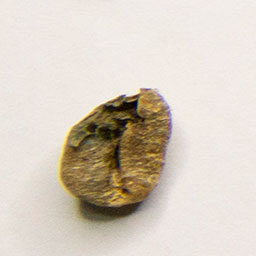
#> input picture dataset/defect/image1.jpg, 256 x 256 px, found by its file name; its folder holds only this picture in this run; the run also reads 1 picture not shown here
$ jupyter execute --allow-errors P4.ipynb   (older library calls are emulated)
#> lines starting #> are read from the running program, lines starting #| are printed output that depends on the picture
[cell 1]
# Import library yang kalian butuhkan
import os
import cv2 as cv
import matplotlib.pyplot as plt
import numpy as np
import pandas as pd
from sklearn.model_selection import train_test_split, cross_val_predict
from sklearn.metrics import accuracy_score, classification_report
from skimage.feature import graycomatrix, graycoprops
from scipy.stats import entropy
from sklearn.ensemble import RandomForestClassifier
from sklearn.svm import SVC
from sklearn.neighbors import KNeighborsClassifier
from sklearn.metrics import accuracy_score, precision_score, recall_score, f1_score, confusion_matrix, classification_report
from sklearn.metrics import (confusion_matrix, ConfusionMatrixDisplay)
import seaborn as sns

import os untuk mengakses sistem file, membaca folder dan path gambar dataset. import cv2 as cv  untuk membaca, memproses, dan memanipulasi gambar seperti resize dan konversi warna. import matplotlib.pyplot as plt untuk menampilkan gambar dan grafik hasil visualisasi. import numpy as np untuk operasi matematika dan manipulasi array atau matriks gambar. import pandas as pd untuk menyimpan dan mengelola data fitur dalam bentuk tabel DataFrame. from sklearn.model_selection import train_test_split, cross_val_predict : train_test_split digunakan untuk membagi dataset menjadi data latih dan data uji, sedangkan cross_val_predict digunakan untuk prediksi menggunakan cross-validation. from skimage.feature import graycomatrix, graycoprops untuk ekstraksi fitur tekstur menggunakan GLCM atau Gray Level Co-occurrence Matrix. from scipy.stats import entropy untuk menghitung nilai entropi sebagai salah satu fitur statistik gambar. from sklearn.ensemble import RandomForestClassifier, from sklearn.svm import SVC dan from sklearn.neighbors import KNeighborsClassifier merupakan tiga model klasifikasi yang digunakan yaitu Random Forest berbasis ensemble decision tree, SVM atau Support Vector Machine, dan KNN atau K-Nearest Neighbors. from sklearn.metrics import accuracy_score, precision_score, recall_score, f1_score, confusion_matrix, classification_report dan from sklearn.metrics import confusion_matrix, ConfusionMatrixDisplay untuk evaluasi performa model mencakup akurasi, presisi, recall, F1-score, dan confusion matrix. import seaborn as sns untuk visualisasi data yang lebih menarik, terutama heatmap confusion matrix.

## Data Loading

Buat struktur folder dataset sebagai berikut:
```
.
└──dataset
    ├── label1
	├── image1.jpg
	├── image2.jpg
	└── image3.jpg
    ├── label2
    └── label3
    └── dst...
```

[cell 2]
data = []
labels = []
file_name = []
for sub_folder in os.listdir("dataset\\"):
    sub_folder_files = os.listdir(os.path.join("dataset\\", sub_folder))
    for i, image in enumerate(sub_folder_files):
        img_path = os.path.join("dataset\\", sub_folder, image)
        img = cv.imread(img_path)
#> img is the input picture: shape (256, 256, 3); mean B, G, R 194.3, 206.2, 216
        img = img.astype(np.uint8)
        img = cv.cvtColor(img, cv.COLOR_BGR2GRAY)
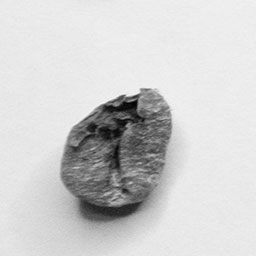
#> img: shape (256, 256); min 2, max 248, mean 207.7

        data.append(img)
        labels.append(sub_folder)
        name = os.path.splitext(image)[0]
        file_name.append(image)

data = np.array(data)
labels = np.array(labels)

Membuat tiga list kosong sebagai wadah untuk menyimpan gambar, label kelas, dan nama file. Melakukan perulangan pada setiap subfolder di dalam folder dataset. Setiap subfolder mewakili satu kelas, misalnya Premium dan Defect. Mengambil daftar semua file gambar yang ada di dalam subfolder tersebut. Melakukan perulangan pada setiap gambar dan membentuk path lengkap menuju file gambar tersebut. Membaca gambar dari path, mengubah tipe datanya menjadi uint8, lalu mengkonversi warna dari BGR menjadi grayscale karena ekstraksi fitur GLCM hanya membutuhkan gambar satu channel. Menyimpan gambar ke list data, nama subfolder sebagai label kelas, dan nama file ke masing-masing list. Mengubah list data dan labels menjadi array NumPy agar bisa diproses oleh model machine learning.

[cell 3]
print(f"Jumlah gambar di memori  : {len(data)}")
#| Jumlah gambar di memori  : 2
print(f"Jumlah label di memori   : {len(labels)}")
print(f"Jumlah nama file dibaca  : {len(file_name)}")

menampilkan jumlah data yang berhasil dimuat ke memori setelah proses pembacaan dataset selesai. len(data) menghitung jumlah gambar yang berhasil dibaca dan disimpan ke dalam array, len(labels) menghitung jumlah label kelas yang tersimpan, seharusnya sama dengan jumlah gambar dan len(file_name) menghitung jumlah nama file yang berhasil dibaca dari folder dataset.

[cell 4]
# Menghitung jumlah gambar untuk masing-masing label otomatis
unique_labels, counts = np.unique(labels, return_counts=True)

# Membuat grafik batang
plt.figure(figsize=(8, 5))
plt.bar(unique_labels, counts, color=['#1f77b4', '#ff7f0e'])
plt.title("Visualisasi Distribusi Data Biji Kopi", fontsize=14)
plt.xlabel("Label / Kelas", fontsize=12)
plt.ylabel("Jumlah Gambar", fontsize=12)

for i in range(len(unique_labels)):
    plt.text(i, counts[i] + 2, str(counts[i]), ha='center', fontweight='bold')

plt.ylim(0, max(counts) + 20)
plt.show()
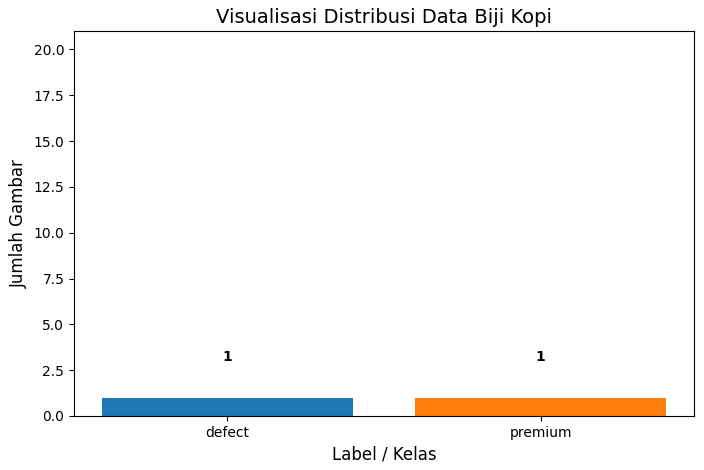
#> figure drawn by matplotlib, 1 panel

Menghitung jumlah gambar untuk setiap kelas secara otomatis. unique_labels berisi nama kelas seperti Normal dan Defect, sedangkan counts berisi jumlah gambar masing-masing kelas. Membuat grafik batang dengan ukuran 8x5 inci. Setiap kelas diberi warna berbeda, biru untuk kelas pertama dan oranye untuk kelas kedua, lalu ditambahkan judul dan label pada sumbu x dan y. Menambahkan angka jumlah gambar tepat di atas setiap batang grafik agar lebih mudah dibaca, dengan posisi sedikit di atas batang dan teks dicetak tebal. Mengatur batas atas sumbu y agar ada ruang kosong di atas batang tertinggi sehingga angka tidak terpotong, lalu menampilkan grafik.

[cell 5]
# 1. Cari urutan (indeks) gambar untuk masing-masing kelas
idx_defect = np.where(labels == 'defect')[0]
idx_premium = np.where(labels == 'premium')[0]

# 2. Ambil 3 gambar defect dan 3 gambar premium untuk dijadikan sampel
sample_indices = np.concatenate((idx_defect[:3], idx_premium[:3]))

plt.figure(figsize=(15, 3))

for i, idx in enumerate(sample_indices):
    plt.subplot(1, len(sample_indices), i + 1)

    # 3. Susun ulang alamat path gambar aslinya
    img_path = os.path.join("dataset", labels[idx], file_name[idx])

    # 4. Baca gambar aslinya dari folder (Format warnanya masih BGR dari OpenCV)
    img_bgr = cv.imread(img_path)

    # 5. Konversi warnanya dari BGR ke RGB biar nggak jadi "kopi avatar" (kebiruan)
    img_rgb = cv.cvtColor(img_bgr, cv.COLOR_BGR2RGB)

    # Tampilkan gambar RGB-nya!
    plt.imshow(img_rgb)
    plt.title(f"ID: {labels[idx]}", fontsize=10)
    plt.axis('off')

plt.tight_layout()
plt.show()
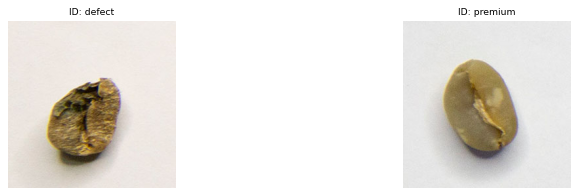
#> figure drawn by matplotlib, 2 panels

Mencari indeks posisi semua gambar yang berlabel defect dan premium di dalam array labels, sehingga bisa diakses secara spesifik per kelas. Mengambil 3 indeks pertama dari kelas defect dan 3 indeks pertama dari kelas premium, lalu digabungkan menjadi satu array berisi 6 indeks sampel. Membuat canvas berukuran 15x3 inci, lalu membuat layout subplot sebanyak 6 kolom dalam 1 baris untuk menampilkan setiap gambar sampel secara berdampingan. Menyusun ulang path gambar asli dari folder dataset menggunakan nama label sebagai subfolder dan nama file yang tersimpan di file_name, lalu membaca gambar tersebut dalam format BGR. Mengkonversi warna gambar dari BGR ke RGB karena OpenCV membaca gambar dalam format BGR, sedangkan matplotlib menampilkan dalam format RGB. Tanpa konversi ini warna gambar akan terlihat kebiruan. Menambahkan judul berisi nama kelas pada setiap gambar, menyembunyikan sumbu koordinat, merapikan jarak antar subplot, lalu menampilkan keseluruhan visualisasi.

## Data Augmentation

### Define Augmentation Function

[cell 6]
# melakukan augmentasi data
data_augmented = []
labels_augmented = []
paths_augmented = []
file_name_augmented = []
for i in range(len(data)):
	pass
#> this loop made 2 passes

Membuat empat list kosong sebagai wadah untuk menyimpan hasil augmentasi, yaitu gambar yang sudah diaugmentasi, label kelasnya, path filenya, dan nama filenya. Melakukan perulangan sebanyak jumlah gambar yang ada di dalam dataset. Kata pass berarti isi perulangan ini masih kosong dan belum diimplementasikan, kemungkinan akan diisi dengan proses augmentasi seperti rotasi, flip, atau perubahan kecerahan pada setiap gambar.

[cell 7]
print("Data sebelum augmentasi: ", len(data))
#| Data sebelum augmentasi:  2
print("Data setelah augmentasi: ", len(data_augmented))

Menampilkan perbandingan jumlah gambar sebelum dan sesudah proses augmentasi dilakukan. Hasilnya akan menunjukkan seberapa banyak data baru yang berhasil dihasilkan dari proses augmentasi, di mana jumlah data setelah augmentasi seharusnya lebih banyak dari sebelumnya.

## Data Preparation

### Define Preprocessing Function

[cell 8]
# 1. KERNEL yang dipakai
kernelSmoothing = np.array([
    [1/10, 1/10, 1/10],
    [1/10, 1/5,  1/10],
    [1/10, 1/10, 1/10]
], dtype=np.float32)

kernelSharpening = np.array([
    [ 0, -1,  0],
    [-1,  5, -1],
    [ 0, -1,  0]
], dtype=np.float32)

# kernel sobel sumbu x
sobelX = np.array([
    [-1, 0, 1],
    [-2, 0, 2],
    [-1, 0, 1]
], dtype=np.float32)
# kernel sobel sumbu y
sobelY = np.array([
    [ 1,  2,  1],
    [ 0,  0,  0],
    [-1, -2, -1]
], dtype=np.float32)

# kernel prewitt sumbu x
prewittX = np.array([
    [-1, 0, 1],
    [-1, 0, 1],
    [-1, 0, 1]
], dtype=np.float32)
# kernel prewitt sumbu y
prewittY = np.array([
    [ 1,  1,  1],
    [ 0,  0,  0],
    [-1, -1, -1]
], dtype=np.float32)

# kernel roberts sumbu x
robertsX = np.array([
    [1,  0],
    [0, -1]
], dtype=np.float32)
# kernel roberts sumbu y
robertsY = np.array([
    [ 0, 1],
    [-1, 0]
], dtype=np.float32)

# 2. FUNGSI DASAR
def normalisasi(image):
    image = (image - np.min(image)) / (np.max(image) - np.min(image)) * 255
    return image.astype(np.uint8)

# [21 lines left out: function histogram_equalization, not called in this run]

# 3. FUNGSI SPASIAL
def convolution(img, kernel):
    size = kernel.shape[0]
    pad_size = size // 2
    padded = np.pad(img, pad_size, mode='constant')
    canvas = np.zeros_like(img).astype(np.float32)
    height, width = img.shape
    for i in range(height):
        for j in range(width):
            region = padded[i:i+size, j:j+size]
            canvas[i, j] = np.sum(region * kernel)
    return canvas

def edge(img, kernelx, kernely):
    gx = convolution(img, kernelx)
    gy = convolution(img, kernely)
    canvas = np.abs(gx) + np.abs(gy)
    canvas = canvas * 255.0 / np.max(canvas)
    return np.clip(canvas, 0, 255).astype(np.uint8)

# [71 lines left out: function filter, not called in this run]

#TRESHHOLD
def thresholding(image, n):
    image = np.array(image)
    result = np.zeros_like(image)

    for i in range(image.shape[0]):
        for j in range(image.shape[1]):
            if image[i][j] >= n:
                result[i][j] = 255
            else:
                result[i][j] = 0
    return result

Kernel untuk mempertajam gambar. Nilai tengah 8/9 yang lebih besar dari sekitarnya membuat piksel pusat lebih dominan sehingga tepi dan detail gambar terlihat lebih tajam. Dua kernel Sobel untuk mendeteksi tepi. sobelX mendeteksi perubahan intensitas arah horizontal, sedangkan sobelY mendeteksi perubahan arah vertikal. Fungsi normalisasi agar nilai piksel tersebar merata dari 0 sampai 255. Piksel paling gelap menjadi 0 dan paling terang menjadi 255.Fungsi histogram_equalization untuk menghitung histogram gambar secara manual, yaitu menghitung berapa banyak piksel untuk setiap nilai intensitas dari 0 sampai 255. Menghitung Cumulative Distribution Function (CDF) lalu dinormalisasi ke rentang 0-255. CDF digunakan sebagai tabel pemetaan nilai piksel baru agar distribusi intensitas menjadi lebih merata. fungsi convolution untuk operasi konvolusi manual antara gambar dan kernel. Setiap piksel dihitung dengan mengalikan area sekitarnya dengan nilai kernel lalu dijumlahkan. Padding ditambahkan agar ukuran output sama dengan input. Fungsi edge untuk mendeteksi tepi dengan menggabungkan hasil konvolusi sobelX dan sobelY. Nilai absolut keduanya dijumlahkan untuk mendapatkan kekuatan tepi di setiap piksel. Fungsi filter dengan dua mode. Mode mean menghitung rata-rata piksel dalam area kernel untuk menghaluskan gambar. Mode median mengurutkan nilai piksel menggunakan bubble sort manual lalu mengambil nilai tengahnya, yang lebih efektif untuk menghilangkan noise tanpa mengaburkan tepi gambar. Kernel smoothing untuk menghaluskan gambar dengan cara meratakan nilai piksel terhadap tetangganya. Nilai tengah lebih besar daripada nilai di sekitarnya namun jumlah seluruh elemen kernel tetap satu, sehingga gambar menjadi lebih halus tanpa mengubah tingkat kecerahan keseluruhan.Dua kernel Prewitt untuk mendeteksi tepi, mirip dengan Sobel namun tanpa pembobotan lebih besar pada baris atau kolom tengah. prewittX mendeteksi perubahan intensitas arah horizontal, sedangkan prewittY mendeteksi perubahan arah vertikal. Karena tidak ada pembobotan ekstra, hasil deteksi tepi Prewitt cenderung lebih sederhana dan sedikit lebih sensitif terhadap noise dibanding Sobel.Dua kernel Roberts berukuran dua kali dua untuk mendeteksi tepi dengan cara membandingkan piksel secara diagonal. robertsX dan robertsY masing masing menangkap perubahan intensitas pada arah diagonal yang berlawanan. Karena ukurannya kecil, kernel ini lebih cepat dihitung namun lebih rentan terhadap noise dibanding Sobel maupun Prewitt.Fungsi filter mode modus menghitung nilai piksel yang paling sering muncul dalam area kernel, lalu menjadikan nilai tersebut sebagai hasil untuk piksel tengah. Setiap nilai piksel dalam area kernel dihitung kemunculannya menggunakan dictionary, kemudian dicari nilai dengan frekuensi tertinggi. Filter ini cocok untuk menghilangkan noise berupa nilai piksel acak yang berbeda jauh dari sekitarnya, karena nilai yang jarang muncul akan tergantikan oleh nilai yang lebih dominan.Fungsi thresholding untuk mengubah gambar grayscale menjadi gambar biner. Setiap piksel dibandingkan dengan nilai ambang n. Jika nilai piksel lebih besar atau sama dengan n maka piksel tersebut diubah menjadi putih atau 255, sedangkan jika lebih kecil dari n maka diubah menjadi hitam atau 0. Proses ini memisahkan objek dari latar belakang berdasarkan tingkat kecerahan.

[cell 9]
def resize(image, target_size=(128, 128)):
    old_height, old_width = image.shape[:2]
    new_height, new_width = target_size
    resized_image = np.zeros((new_height, new_width), dtype=np.uint8)
    for i in range(new_height):
        for j in range(new_width):
            x = int(j * old_width / new_width)
            y = int(i * old_height / new_height)
            resized_image[i, j] = image[y, x]
    return resized_image

# [35 lines left out: functions prepro1, prepro2, prepro3, not called in this run]

def prepro4(image):
    # Eksperimen 4: Smoothing + Edge Detection (Manual)

    # 1. Smoothing (mean filter ukuran 3) manual
    img_smooth = convolution(image, kernelSmoothing)

    # 2. Edge Detection Sobel manual
    img_edge = edge(img_smooth, sobelX, sobelY)

    img_thresholded = thresholding(img_edge, 15)

    normalized_img = normalisasi(img_thresholded)

    return normalized_img

Kernel untuk mempertajam gambar. Nilai tengah 8/9 yang lebih besar dari sekitarnya membuat piksel pusat lebih dominan sehingga tepi dan detail gambar terlihat lebih tajam.Dua kernel Sobel untuk mendeteksi tepi. sobelX mendeteksi perubahan intensitas arah horizontal, sedangkan sobelY mendeteksi perubahan arah vertikal.Fungsi normalisasi agar nilai piksel tersebar merata dari 0 sampai 255. Piksel paling gelap menjadi 0 dan paling terang menjadi 255.Fungsi histogram_equalization untuk menghitung histogram gambar secara manual, yaitu menghitung berapa banyak piksel untuk setiap nilai intensitas dari 0 sampai 255. Menghitung Cumulative Distribution Function (CDF) lalu dinormalisasi ke rentang 0-255. CDF digunakan sebagai tabel pemetaan nilai piksel baru agar distribusi intensitas menjadi lebih merata.Fungsi convolution untuk operasi konvolusi manual antara gambar dan kernel. Setiap piksel dihitung dengan mengalikan area sekitarnya dengan nilai kernel lalu dijumlahkan. Padding ditambahkan agar ukuran output sama dengan input.Fungsi edge untuk mendeteksi tepi dengan menggabungkan hasil konvolusi sobelX dan sobelY. Nilai absolut keduanya dijumlahkan untuk mendapatkan kekuatan tepi di setiap piksel.Fungsi filter dengan dua mode. Mode mean menghitung rata-rata piksel dalam area kernel untuk menghaluskan gambar. Mode median mengurutkan nilai piksel menggunakan bubble sort manual lalu mengambil nilai tengahnya, yang lebih efektif untuk menghilangkan noise tanpa mengaburkan tepi gambar.Kernel smoothing untuk menghaluskan gambar dengan cara meratakan nilai piksel terhadap tetangganya. Nilai tengah lebih besar daripada nilai di sekitarnya namun jumlah seluruh elemen kernel tetap satu, sehingga gambar menjadi lebih halus tanpa mengubah tingkat kecerahan keseluruhan.Dua kernel Prewitt untuk mendeteksi tepi, mirip dengan Sobel namun tanpa pembobotan lebih besar pada baris atau kolom tengah. prewittX mendeteksi perubahan intensitas arah horizontal, sedangkan prewittY mendeteksi perubahan arah vertikal. Karena tidak ada pembobotan ekstra, hasil deteksi tepi Prewitt cenderung lebih sederhana dan sedikit lebih sensitif terhadap noise dibanding Sobel.Dua kernel Roberts berukuran dua kali dua untuk mendeteksi tepi dengan cara membandingkan piksel secara diagonal. robertsX dan robertsY masing masing menangkap perubahan intensitas pada arah diagonal yang berlawanan. Karena ukurannya kecil, kernel ini lebih cepat dihitung namun lebih rentan terhadap noise dibanding Sobel maupun Prewitt.Fungsi filter mode modus menghitung nilai piksel yang paling sering muncul dalam area kernel, lalu menjadikan nilai tersebut sebagai hasil untuk piksel tengah. Setiap nilai piksel dalam area kernel dihitung kemunculannya menggunakan dictionary, kemudian dicari nilai dengan frekuensi tertinggi. Filter ini cocok untuk menghilangkan noise berupa nilai piksel acak yang berbeda jauh dari sekitarnya, karena nilai yang jarang muncul akan tergantikan oleh nilai yang lebih dominan.
Fungsi thresholding untuk mengubah gambar grayscale menjadi gambar biner. Setiap piksel dibandingkan dengan nilai ambang n. Jika nilai piksel lebih besar atau sama dengan n maka piksel tersebut diubah menjadi putih atau 255, sedangkan jika lebih kecil dari n maka diubah menjadi hitam atau 0. Proses ini memisahkan objek dari latar belakang berdasarkan tingkat kecerahan.

### Preprocessing

[cell 10]
# pada bagian ini bisa gunakan data yang sebelum augmentasi atau setelah augmentasi
dataPreprocessed = []
for i in range(len(data)):
    # 1. Resize dulu pakai fungsi manual
    img_resized = resize(data[i], target_size=(128, 128))

    # 2. Panggil eksperimennya
    img_final = prepro4(img_resized)

    # 3. Masukkan ke list
    dataPreprocessed.append(img_final)
#> this loop made 2 passes
#> (old_height in resize, old_width in resize, new_height in resize, new_width in resize) on passes 1 to 2: (256, 256, 128, 128), (256, 256, 128, 128)
#> pass 1, `img_resized = resize(data[i], target_size=(128, 128))`:
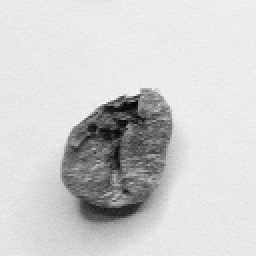
#> img_resized: shape (128, 128) (shown 2 times larger); min 4, max 244, mean 207.7
#> pass 1, in convolution, `padded = np.pad(img, pad_size, mode='constant')`:
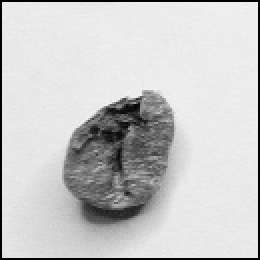
#> padded: shape (130, 130) (shown 2 times larger); min 0, max 244, mean 201.3
#> pass 1, in prepro4, `img_smooth = convolution(image, kernelSmoothing)`:
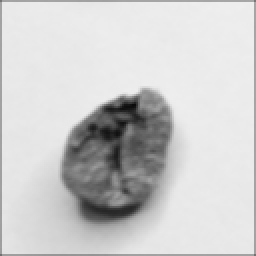
#> img_smooth: shape (128, 128) float32 (shown 2 times larger); min 11.7, max 238.5, mean 205.5
#> pass 1, in convolution (call 2), `padded = np.pad(img, pad_size, mode='constant')`:
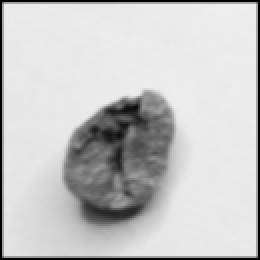
#> padded: shape (130, 130) float32 (shown 2 times larger); min 0, max 238.5, mean 199.2
#> after the loop:
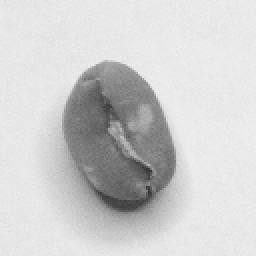
#> img_resized: shape (128, 128) (shown 2 times larger); min 51, max 239, mean 206.6
#> after the loop, dataPreprocessed = 2 items

dataPreprocessed = np.array(dataPreprocessed)
print(f"Selesai memproses {len(dataPreprocessed)} gambar.")
#| Selesai memproses 2 gambar.
#> (the rest of the program and of its run is left out)
